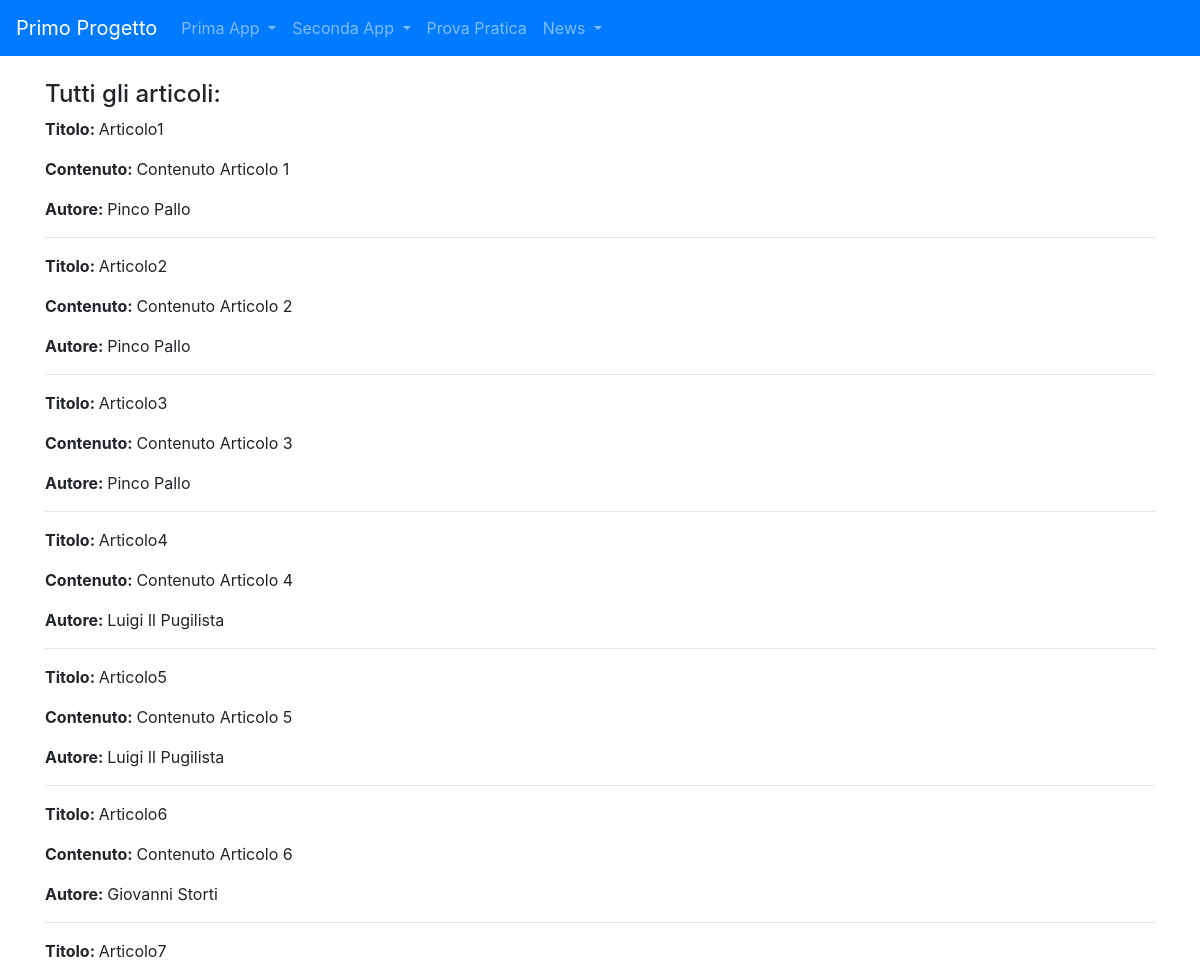
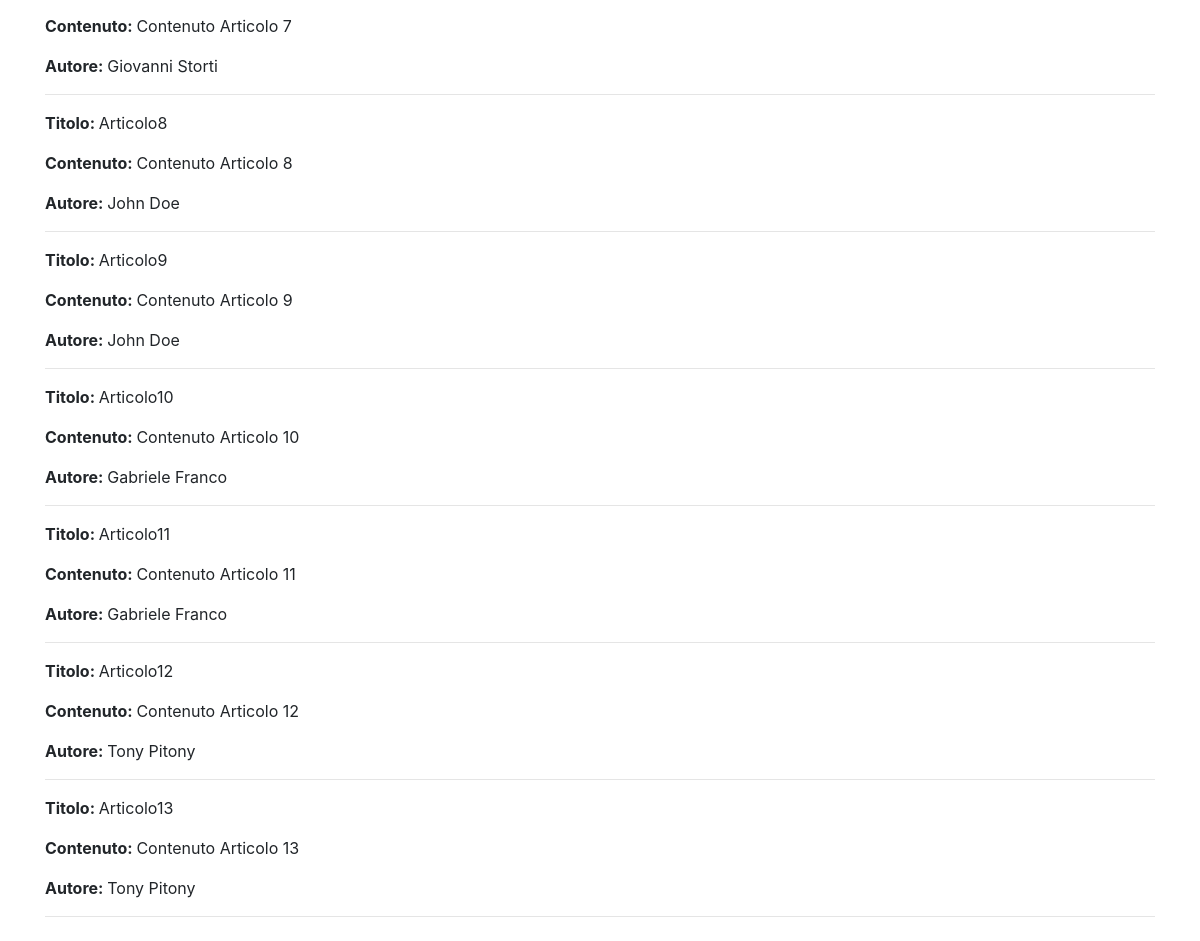
Page /news/lista_articoli on the committed database (2 pictures, top to bottom).
### news/models.py (models this page shows, shortened)
class Articolo (models.Model):
    titolo = models.CharField(max_length=100)
    contenuto = models.TextField()
    giornalista = models.ForeignKey(Giornalista, on_delete=models.CASCADE, related_name="articoli")
    data = models.DateField(auto_now=True, blank=True)
    visualizzazioni = models.IntegerField(default=0, blank=True)
    class Meta:
        verbose_name = "Articolo"
        verbose_name_plural = "Articoli"

class Giornalista (models.Model):
    nome = models.CharField (max_length=20)
    cognome = models.CharField(max_length=20)
    anno_di_nascita = models.DateField(blank=True)
    def __str__(self):
        return self.nome +" "+ self.cognome
    class Meta:
        verbose_name = "Giornalista"
        verbose_name_plural = "Giornalisti"

### news/views.py (the view)
# urls.py: path("/lista_articoli", listaArticoli, name="lista_articoli"),
def listaArticoli(request, pk=None):
    if pk is None:
        articoli = Articolo.objects.all()
        valore_default = 0
    else:
        articoli = Articolo.objects.filter(giornalista_id=pk)
        valore_default = 1
    context = {'articoli': articoli,
               'valore_default': valore_default,}
    return render(request,'lista_articoli.html', context)

### news/templates/news/lista_articoli.html (shortened to what this page needs)
{% extends 'base.html'%}
{%block content%}
    {% if valore_default == 0 %}
        <h4>Tutti gli articoli:</h4>
    {% else %}
        <h4>Articoli di un giornalista:</h4>
    {% endif %}
    {% for articolo in articoli %}
        <p><strong>Titolo: </strong>{{ articolo.titolo }}</p>
        <p><strong>Contenuto: </strong>{{ articolo.contenuto }}</p>
        <p><strong>Autore: </strong>{{ articolo.giornalista }}</p>
        <hr>
    {% endfor %}
{%endblock content%}

### rows in the picture
Articolo: titolo "Articolo1", contenuto "Contenuto Articolo 1", giornalista "Pinco Pallo"
Articolo: titolo "Articolo2", contenuto "Contenuto Articolo 2", giornalista "Pinco Pallo"
Articolo: titolo "Articolo3", contenuto "Contenuto Articolo 3", giornalista "Pinco Pallo"
Articolo: titolo "Articolo4", contenuto "Contenuto Articolo 4", giornalista "Luigi Il Pugilista"
Articolo: titolo "Articolo5", contenuto "Contenuto Articolo 5", giornalista "Luigi Il Pugilista"
Articolo: titolo "Articolo6", contenuto "Contenuto Articolo 6", giornalista "Giovanni Storti"
Articolo: titolo "Articolo7", contenuto "Contenuto Articolo 7", giornalista "Giovanni Storti"
Articolo: titolo "Articolo8", contenuto "Contenuto Articolo 8", giornalista "John Doe"
Articolo: titolo "Articolo9", contenuto "Contenuto Articolo 9", giornalista "John Doe"
Articolo: titolo "Articolo10", contenuto "Contenuto Articolo 10", giornalista "Gabriele Franco"
Articolo: titolo "Articolo11", contenuto "Contenuto Articolo 11", giornalista "Gabriele Franco"
Articolo: titolo "Articolo12", contenuto "Contenuto Articolo 12", giornalista "Tony Pitony"
Articolo: titolo "Articolo13", contenuto "Contenuto Articolo 13", giornalista "Tony Pitony"
